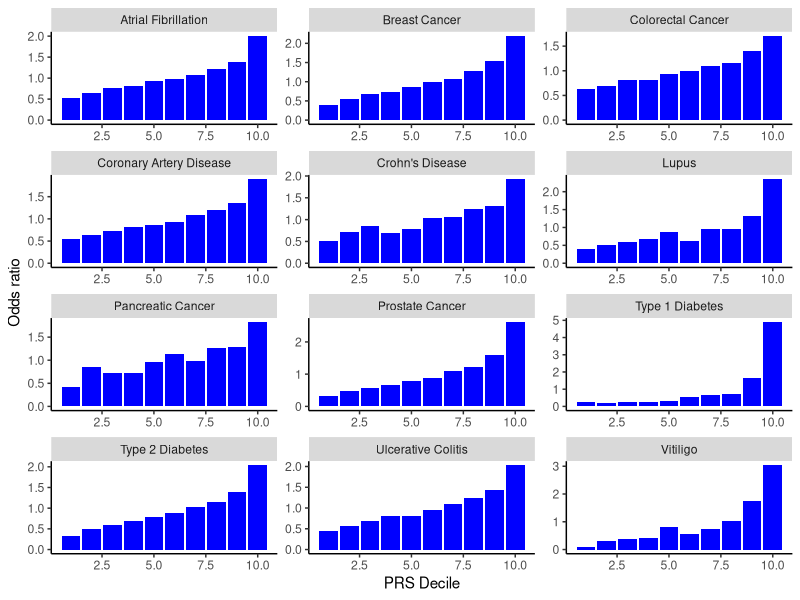
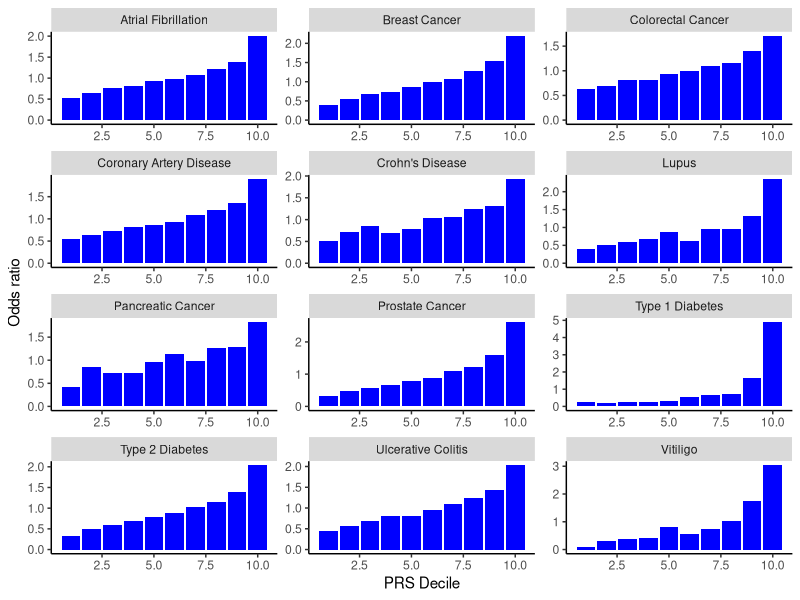

The R source for these figures, in order:
library(ggpubr)
library(ggplot2)

prsors<-read.table("./data/prs_deciles.txt", header=T)

histplot<-ggplot(prsors, aes(y=or, x=decile)) + geom_bar(position="dodge", stat="identity", fill="blue") + ylab("Odds ratio") + xlab("PRS Decile")+facet_wrap(phenotype ~ ., ncol=3, scales="free") + theme(panel.background = element_blank(),axis.line = element_line(colour = "black"))

ggsave("./figures/ExtFig4.pdf", plot=histplot, dpi=300, width=180, height=225, units=c("mm"), device="pdf")
ggsave("./figures/ExtFig4.jpg", plot=histplot, dpi=300, width=180, height=225, units=c("mm"), device="jpg")
